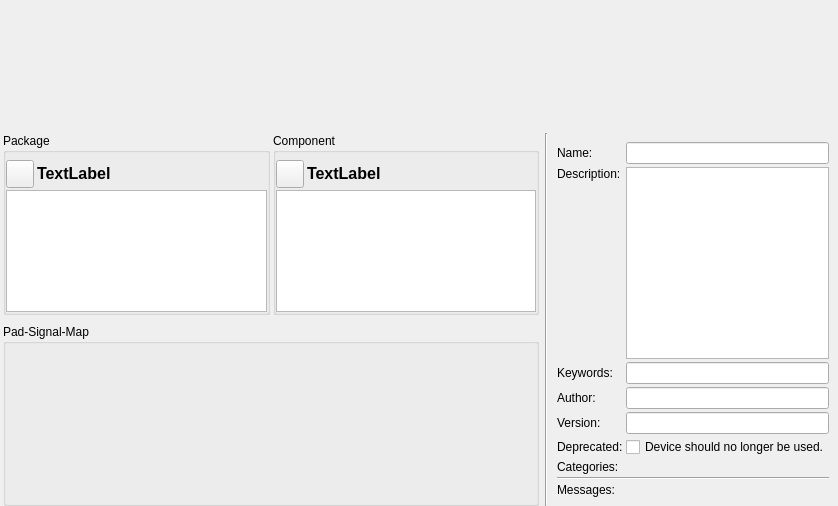
<?xml version="1.0" encoding="UTF-8"?>
<ui version="4.0">
 <class>librepcb::editor::DeviceEditorWidget</class>
 <widget class="QWidget" name="librepcb::editor::DeviceEditorWidget">
  <property name="geometry">
   <rect>
    <x>0</x>
    <y>0</y>
    <width>838</width>
    <height>506</height>
   </rect>
  </property>
  <property name="windowTitle">
   <string>Form</string>
  </property>
  <layout class="QVBoxLayout" name="verticalLayout_3" stretch="0,1">
   <property name="spacing">
    <number>0</number>
   </property>
   <property name="leftMargin">
    <number>0</number>
   </property>
   <property name="topMargin">
    <number>0</number>
   </property>
   <property name="rightMargin">
    <number>0</number>
   </property>
   <property name="bottomMargin">
    <number>0</number>
   </property>
   <item>
    <widget class="QWidget" name="interfaceBrokenWarningWidget" native="true">
     <property name="minimumSize">
      <size>
       <width>0</width>
       <height>20</height>
      </size>
     </property>
    </widget>
  </item>
  <item>
    <widget class="QWidget" name="errorNotificationWidget" native="true">
     <property name="minimumSize">
      <size>
       <width>0</width>
       <height>20</height>
      </size>
     </property>
    </widget>
   </item>
   <item>
    <layout class="QHBoxLayout" name="horizontalLayout_2" stretch="2,0,1">
     <property name="spacing">
      <number>0</number>
     </property>
     <property name="leftMargin">
      <number>3</number>
     </property>
     <item>
      <layout class="QVBoxLayout" name="verticalLayout" stretch="1,1">
       <property name="spacing">
        <number>9</number>
       </property>
       <property name="rightMargin">
        <number>6</number>
       </property>
       <item>
        <layout class="QHBoxLayout" name="horizontalLayout">
         <property name="spacing">
          <number>3</number>
         </property>
         <item>
          <widget class="QGroupBox" name="groupBox_2">
           <property name="title">
            <string>Package</string>
           </property>
           <layout class="QGridLayout" name="gridLayout_2" columnstretch="0,1">
            <property name="leftMargin">
             <number>0</number>
            </property>
            <property name="topMargin">
             <number>6</number>
            </property>
            <property name="rightMargin">
             <number>0</number>
            </property>
            <property name="bottomMargin">
             <number>0</number>
            </property>
            <property name="spacing">
             <number>3</number>
            </property>
            <item row="2" column="0" colspan="2">
             <widget class="librepcb::editor::GraphicsView" name="viewPackage">
              <property name="verticalScrollBarPolicy">
               <enum>Qt::ScrollBarAlwaysOff</enum>
              </property>
              <property name="horizontalScrollBarPolicy">
               <enum>Qt::ScrollBarAlwaysOff</enum>
              </property>
             </widget>
            </item>
            <item row="0" column="0" rowspan="2">
             <widget class="QToolButton" name="btnChoosePackage">
              <property name="sizePolicy">
               <sizepolicy hsizetype="Fixed" vsizetype="Fixed">
                <horstretch>0</horstretch>
                <verstretch>0</verstretch>
               </sizepolicy>
              </property>
              <property name="minimumSize">
               <size>
                <width>28</width>
                <height>28</height>
               </size>
              </property>
              <property name="maximumSize">
               <size>
                <width>25</width>
                <height>25</height>
               </size>
              </property>
              <property name="text">
               <string/>
              </property>
              <property name="icon">
               <iconset>
                <normaloff>:/img/actions/search.png</normaloff>:/img/actions/search.png</iconset>
              </property>
              <property name="iconSize">
               <size>
                <width>25</width>
                <height>25</height>
               </size>
              </property>
             </widget>
            </item>
            <item row="0" column="1" rowspan="2">
             <widget class="QLabel" name="lblPackageName">
              <property name="font">
               <font>
                <pointsize>12</pointsize>
                <weight>75</weight>
                <bold>true</bold>
               </font>
              </property>
              <property name="text">
               <string notr="true">TextLabel</string>
              </property>
             </widget>
            </item>
           </layout>
          </widget>
         </item>
         <item>
          <widget class="QGroupBox" name="groupBox">
           <property name="title">
            <string>Component</string>
           </property>
           <layout class="QGridLayout" name="gridLayout" columnstretch="0,1">
            <property name="leftMargin">
             <number>0</number>
            </property>
            <property name="topMargin">
             <number>6</number>
            </property>
            <property name="rightMargin">
             <number>0</number>
            </property>
            <property name="bottomMargin">
             <number>0</number>
            </property>
            <property name="spacing">
             <number>3</number>
            </property>
            <item row="2" column="0" colspan="2">
             <widget class="librepcb::editor::GraphicsView" name="viewComponent">
              <property name="verticalScrollBarPolicy">
               <enum>Qt::ScrollBarAlwaysOff</enum>
              </property>
              <property name="horizontalScrollBarPolicy">
               <enum>Qt::ScrollBarAlwaysOff</enum>
              </property>
             </widget>
            </item>
            <item row="0" column="0" rowspan="2">
             <widget class="QToolButton" name="btnChooseComponent">
              <property name="sizePolicy">
               <sizepolicy hsizetype="Fixed" vsizetype="Fixed">
                <horstretch>0</horstretch>
                <verstretch>0</verstretch>
               </sizepolicy>
              </property>
              <property name="minimumSize">
               <size>
                <width>28</width>
                <height>28</height>
               </size>
              </property>
              <property name="maximumSize">
               <size>
                <width>25</width>
                <height>25</height>
               </size>
              </property>
              <property name="text">
               <string/>
              </property>
              <property name="icon">
               <iconset>
                <normaloff>:/img/actions/search.png</normaloff>:/img/actions/search.png</iconset>
              </property>
              <property name="iconSize">
               <size>
                <width>25</width>
                <height>25</height>
               </size>
              </property>
             </widget>
            </item>
            <item row="0" column="1" rowspan="2">
             <widget class="QLabel" name="lblComponentName">
              <property name="font">
               <font>
                <pointsize>12</pointsize>
                <weight>75</weight>
                <bold>true</bold>
               </font>
              </property>
              <property name="text">
               <string notr="true">TextLabel</string>
              </property>
             </widget>
            </item>
           </layout>
          </widget>
         </item>
        </layout>
       </item>
       <item>
        <widget class="QGroupBox" name="groupBox_3">
         <property name="title">
          <string>Pad-Signal-Map</string>
         </property>
         <layout class="QVBoxLayout" name="verticalLayout_2">
          <property name="spacing">
           <number>0</number>
          </property>
          <property name="leftMargin">
           <number>3</number>
          </property>
          <property name="topMargin">
           <number>6</number>
          </property>
          <property name="rightMargin">
           <number>3</number>
          </property>
          <property name="bottomMargin">
           <number>3</number>
          </property>
          <item>
           <widget class="librepcb::editor::PadSignalMapEditorWidget" name="padSignalMapEditorWidget" native="true"/>
          </item>
         </layout>
        </widget>
       </item>
      </layout>
     </item>
     <item>
      <widget class="Line" name="line">
       <property name="orientation">
        <enum>Qt::Vertical</enum>
       </property>
      </widget>
     </item>
     <item>
      <layout class="QFormLayout" name="formLayout">
       <property name="horizontalSpacing">
        <number>3</number>
       </property>
       <property name="verticalSpacing">
        <number>3</number>
       </property>
       <property name="leftMargin">
        <number>9</number>
       </property>
       <property name="topMargin">
        <number>9</number>
       </property>
       <property name="rightMargin">
        <number>9</number>
       </property>
       <property name="bottomMargin">
        <number>9</number>
       </property>
       <item row="0" column="0">
        <widget class="QLabel" name="label_4">
         <property name="text">
          <string>Name:</string>
         </property>
        </widget>
       </item>
       <item row="0" column="1">
        <widget class="QLineEdit" name="edtName">
         <property name="maxLength">
          <number>50</number>
         </property>
        </widget>
       </item>
       <item row="1" column="0">
        <widget class="QLabel" name="label_5">
         <property name="text">
          <string>Description:</string>
         </property>
         <property name="alignment">
          <set>Qt::AlignLeading|Qt::AlignLeft|Qt::AlignTop</set>
         </property>
        </widget>
       </item>
       <item row="1" column="1">
        <widget class="librepcb::editor::PlainTextEdit" name="edtDescription">
         <property name="tabChangesFocus">
          <bool>true</bool>
         </property>
        </widget>
       </item>
       <item row="2" column="0">
        <widget class="QLabel" name="label_6">
         <property name="text">
          <string>Keywords:</string>
         </property>
        </widget>
       </item>
       <item row="2" column="1">
        <widget class="QLineEdit" name="edtKeywords">
         <property name="maxLength">
          <number>100</number>
         </property>
        </widget>
       </item>
       <item row="3" column="0">
        <widget class="QLabel" name="label_7">
         <property name="text">
          <string>Author:</string>
         </property>
        </widget>
       </item>
       <item row="3" column="1">
        <widget class="QLineEdit" name="edtAuthor">
         <property name="maxLength">
          <number>100</number>
         </property>
        </widget>
       </item>
       <item row="4" column="0">
        <widget class="QLabel" name="label_8">
         <property name="text">
          <string>Version:</string>
         </property>
        </widget>
       </item>
       <item row="4" column="1">
        <widget class="QLineEdit" name="edtVersion">
         <property name="maxLength">
          <number>100</number>
         </property>
        </widget>
       </item>
       <item row="5" column="0">
        <widget class="QLabel" name="label_10">
         <property name="text">
          <string>Deprecated:</string>
         </property>
        </widget>
       </item>
       <item row="5" column="1">
        <widget class="QCheckBox" name="cbxDeprecated">
         <property name="text">
          <string>Device should no longer be used.</string>
         </property>
        </widget>
       </item>
       <item row="6" column="0">
        <widget class="QLabel" name="lblCategories">
         <property name="text">
          <string>Categories:</string>
         </property>
         <property name="alignment">
          <set>Qt::AlignLeading|Qt::AlignLeft|Qt::AlignTop</set>
         </property>
        </widget>
       </item>
       <item row="8" column="0">
        <widget class="QLabel" name="label">
         <property name="text">
          <string>Messages:</string>
         </property>
         <property name="alignment">
          <set>Qt::AlignLeading|Qt::AlignLeft|Qt::AlignTop</set>
         </property>
        </widget>
       </item>
       <item row="7" column="0" colspan="2">
        <widget class="Line" name="line_2">
         <property name="orientation">
          <enum>Qt::Horizontal</enum>
         </property>
        </widget>
       </item>
       <item row="8" column="1">
        <widget class="librepcb::editor::LibraryElementCheckListWidget" name="lstMessages" native="true">
         <property name="sizePolicy">
          <sizepolicy hsizetype="Preferred" vsizetype="Expanding">
           <horstretch>0</horstretch>
           <verstretch>1</verstretch>
          </sizepolicy>
         </property>
        </widget>
       </item>
      </layout>
     </item>
    </layout>
   </item>
  </layout>
 </widget>
 <customwidgets>
  <customwidget>
   <class>librepcb::editor::PlainTextEdit</class>
   <extends>QPlainTextEdit</extends>
   <header location="global">librepcb/editor/widgets/plaintextedit.h</header>
  </customwidget>
  <customwidget>
   <class>librepcb::editor::GraphicsView</class>
   <extends>QGraphicsView</extends>
   <header location="global">librepcb/editor/widgets/graphicsview.h</header>
  </customwidget>
  <customwidget>
   <class>librepcb::editor::LibraryElementCheckListWidget</class>
   <extends>QWidget</extends>
   <header location="global">librepcb/editor/library/libraryelementchecklistwidget.h</header>
   <container>1</container>
  </customwidget>
  <customwidget>
   <class>librepcb::editor::PadSignalMapEditorWidget</class>
   <extends>QWidget</extends>
   <header location="global">librepcb/editor/library/dev/padsignalmapeditorwidget.h</header>
   <container>1</container>
  </customwidget>
 </customwidgets>
 <resources/>
 <connections/>
</ui>
